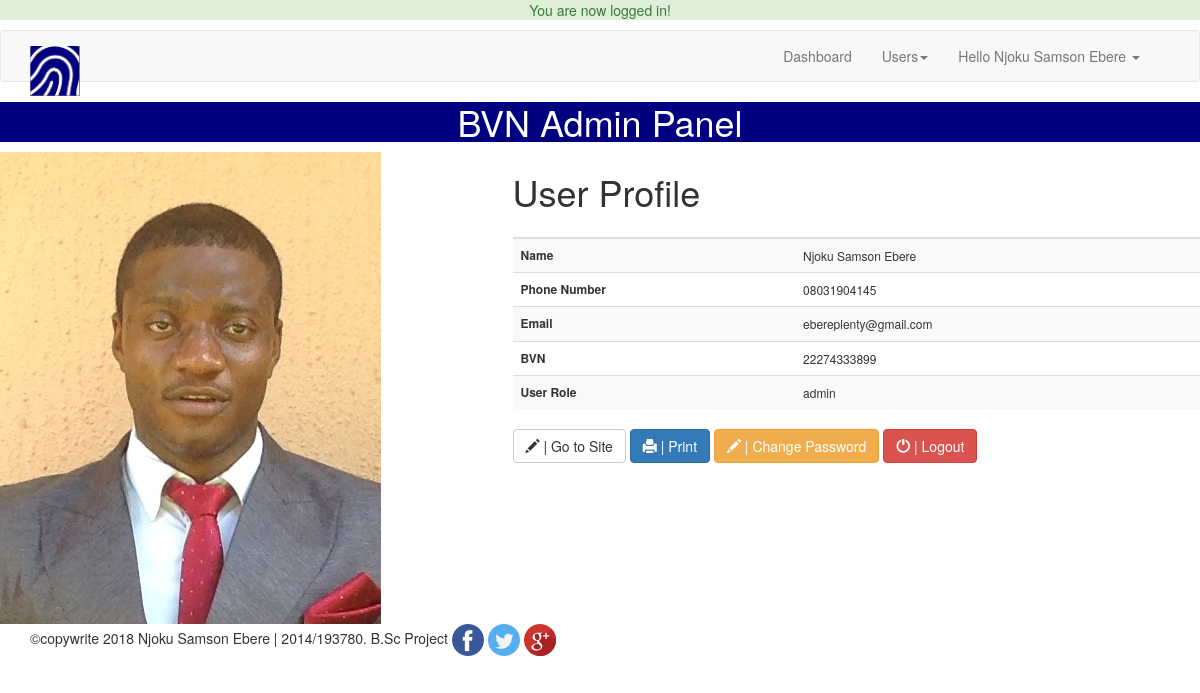
The app's page /admin/index.php (signed in) with its own data.
### tables this page shows
CREATE TABLE `user` (
  `user_id` int(11) NOT NULL,
  `full_name` varchar(50) NOT NULL,
  `phone_number` varchar(15) NOT NULL,
  `bvn` varchar(15) NOT NULL,
  `email` varchar(50) NOT NULL,
  `password` text NOT NULL,
  `date_joined` datetime NOT NULL DEFAULT CURRENT_TIMESTAMP,
  `last_login` datetime NOT NULL,
  `last_modified` datetime NOT NULL,
  `user_role` varchar(15) NOT NULL,
  `account_number` text NOT NULL,
  `account_name` varchar(50) NOT NULL,
  `passport` text NOT NULL
);

### core/helpers.php (called while the page is built, shortened)
<?php
	include_once 'init.php';
	function user_name()
	{
		global $db, $user_id;
		$user = $db->query("SELECT * FROM user WHERE user_id = '$user_id'");
		$logged_in_user = mysqli_fetch_assoc($user);
		return $logged_in_user['full_name'];
	}
?>

### admin/index.php (the view)
<?php
	include_once 'includes_admin/header_admin.php';
?>
	<div class="row faq">
	<div class="col-xs-12 col-sm-12 col-md-5 col-lg-5 profile-image">
		<a href="#"><img src="<?php echo $user_data['passport']; ?>"></a>
	</div>
	<div class="col-xs-12 col-sm-12 col-md-7 col-lg-7">
		<table class="table table-striped">
			<h1>User Profile</h1>
			<thead>
				<th></th>
				<th></th>
			</thead>
			<tbody>
				<tr>
					<td><b>Name</b></td>
					<td><?php echo $user_data['full_name']; ?></td>
				</tr>
				<tr>
					<td><b>Phone Number</b></td>
					<td><?php echo $user_data['phone_number']; ?></td>
				</tr>
				<tr>
					<td><b>Email</b></td>
					<td><?php echo $user_data['email']; ?></td>
				</tr>
				<tr>
					<td><b>BVN</b></td>
					<td><?php echo $user_data['bvn']; ?></td>
				</tr>
				<tr>
					<td><b>User Role</b></td>
					<td><?php echo $user_data['user_role']; ?></td>
				</tr>
			</tbody>
		</table>
			<?php if($user_data['user_role'] != 'user'): ?>
				<a href="../index.php" class="btn btn-default profile-btn"><span class="glyphicon glyphicon-pencil" aria-hidden="true"></span> | Go to Site</a>
			<?php endif; ?>
		<a href="#" onclick="print_profile()" class="btn btn-primary profile-btn"><span class="glyphicon glyphicon-print" aria-hidden="true"></span> | Print</a>
		<a href="change_password.php" class="btn btn-warning profile-btn"><span class="glyphicon glyphicon-pencil" aria-hidden="true"></span> | Change Password</a>
		<a href="../users/logout.php" class="btn btn-danger profile-btn"><span class="glyphicon glyphicon-off" aria-hidden="true"></span> | Logout</a>
	</div>
</div>
<?php
	include_once 'includes_admin/footer_admin.php';
?>

### admin/includes_admin/header_admin.php (shortened to what this page needs)
<?php
	include_once '../core/init.php';
?>
<!DOCTYPE html>
<html>
	<?php
		include_once '../admin/includes_admin/head_admin.php';
	?>
	<body>
		<header>
			<nav class="nav navbar navbar-default navbar-top">
				<div class="container">
					<a href="../admin/index.php" class="navbar-brand"><img src="../images/site_logo.jpg" alt="BVN LOGO" width="50px" height="50px"></a>
					<div class="collapse navbar-collapse pull-right" id="collapse">
						<ul class="nav navbar-nav">
							<li><a href="../admin/index.php">Dashboard</a></li>
							<li class="dropdown">
								<a href="#" class="dropdown-toggle" data-toggle="dropdown">Users<span class="caret"></span></a>
							</li>
							<li class="dropdown">
								<a href="#" class="dropdown-toggle" data-toggle="dropdown">Hello <?php echo user_name(); ?> <span class="caret"></span></a>
							</li>
						</ul>
					</div>
				</div>
			</nav>
			<h1 class="text-center">BVN Admin Panel</h1>
</header>

### css/admin_bvn.css (style rules this page uses)
header h1 { padding-top: 0px; margin-top: 0px; background-color: #000080; color: #fff; }
table tbody td { font-size: 12px; }

### records on screen
user: full_name "Njoku Samson Ebere", passport (picture), phone_number "08031904145", email "ebereplenty@gmail.com", bvn "22274333899", user_role "admin"

### other values on screen
$_SESSION['success_flash'] "You are now logged in!"
